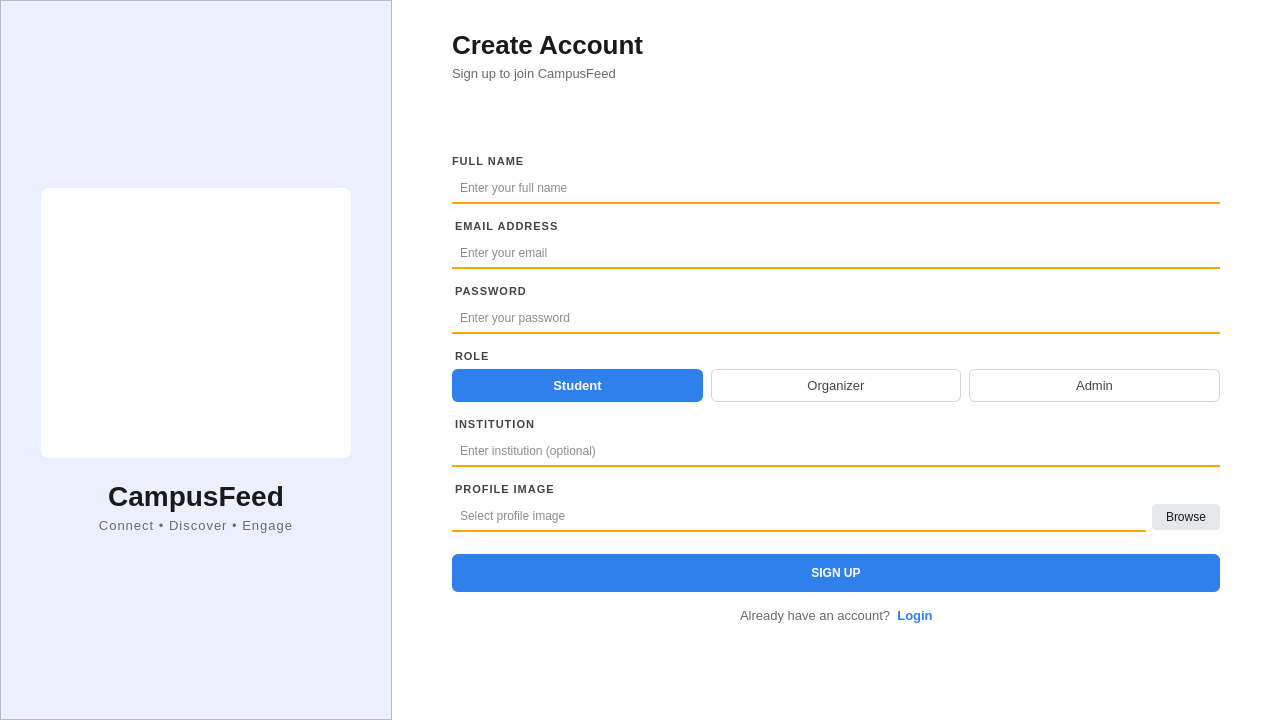
<?xml version="1.0" encoding="UTF-8"?>
<ui version="4.0">
 <class>SignUpPage</class>
 <widget class="QWidget" name="SignUpPage">
  <property name="geometry">
   <rect>
    <x>0</x>
    <y>0</y>
    <width>1280</width>
    <height>720</height>
   </rect>
  </property>
  <property name="minimumSize">
   <size>
    <width>1170</width>
    <height>700</height>
   </size>
  </property>
  <property name="windowTitle">
   <string>Sign Up</string>
  </property>
  <layout class="QHBoxLayout" name="mainLayout">
   <property name="spacing">
    <number>0</number>
   </property>
   <property name="leftMargin">
    <number>0</number>
   </property>
   <property name="topMargin">
    <number>0</number>
   </property>
   <property name="rightMargin">
    <number>0</number>
   </property>
   <property name="bottomMargin">
    <number>0</number>
   </property>
   <item>
    <widget class="QFrame" name="leftFrame">
     <property name="styleSheet">
      <string notr="true">background-color: #EAF0FF;</string>
     </property>
     <property name="frameShape">
      <enum>QFrame::Shape::StyledPanel</enum>
     </property>
     <layout class="QVBoxLayout" name="leftFrameLayout">
      <property name="leftMargin">
       <number>40</number>
      </property>
      <property name="rightMargin">
       <number>40</number>
      </property>
      <item>
       <spacer name="leftTopSpacer">
        <property name="orientation">
         <enum>Qt::Orientation::Vertical</enum>
        </property>
        <property name="sizeType">
         <enum>QSizePolicy::Policy::Expanding</enum>
        </property>
        <property name="sizeHint" stdset="0">
         <size>
          <width>0</width>
          <height>0</height>
         </size>
        </property>
       </spacer>
      </item>
      <item>
       <widget class="QLabel" name="illustrationLabel">
        <property name="minimumSize">
         <size>
          <width>310</width>
          <height>270</height>
         </size>
        </property>
        <property name="styleSheet">
         <string notr="true">background-color: white; border-radius: 8px;</string>
        </property>
        <property name="pixmap">
         <pixmap resource="resources.qrc">:/Assets/images/Logo.png</pixmap>
        </property>
        <property name="alignment">
         <set>Qt::AlignmentFlag::AlignCenter</set>
        </property>
       </widget>
      </item>
      <item>
       <widget class="QLabel" name="logoLabel">
        <property name="styleSheet">
         <string notr="true">font-size: 28px; font-weight: bold; color: #1A1A1A; margin-top: 16px;</string>
        </property>
        <property name="text">
         <string>CampusFeed</string>
        </property>
        <property name="alignment">
         <set>Qt::AlignmentFlag::AlignCenter</set>
        </property>
       </widget>
      </item>
      <item>
       <widget class="QLabel" name="taglineLabel">
        <property name="styleSheet">
         <string notr="true">font-size: 13px; color: #6B6B6B; letter-spacing: 1px;</string>
        </property>
        <property name="text">
         <string>Connect • Discover • Engage</string>
        </property>
        <property name="alignment">
         <set>Qt::AlignmentFlag::AlignCenter</set>
        </property>
       </widget>
      </item>
      <item>
       <spacer name="leftBottomSpacer">
        <property name="orientation">
         <enum>Qt::Orientation::Vertical</enum>
        </property>
        <property name="sizeType">
         <enum>QSizePolicy::Policy::Expanding</enum>
        </property>
        <property name="sizeHint" stdset="0">
         <size>
          <width>0</width>
          <height>0</height>
         </size>
        </property>
       </spacer>
      </item>
     </layout>
    </widget>
   </item>
   <item>
    <widget class="QFrame" name="rightFrame">
     <property name="styleSheet">
      <string notr="true">background-color: white;</string>
     </property>
     <layout class="QVBoxLayout" name="rightFrameLayout">
      <property name="leftMargin">
       <number>60</number>
      </property>
      <property name="topMargin">
       <number>30</number>
      </property>
      <property name="rightMargin">
       <number>60</number>
      </property>
      <property name="bottomMargin">
       <number>30</number>
      </property>
      <item>
       <widget class="QLabel" name="welcomeLabel">
        <property name="styleSheet">
         <string notr="true">font-size: 26px; font-weight: bold; color: #1A1A1A;</string>
        </property>
        <property name="text">
         <string>Create Account</string>
        </property>
       </widget>
      </item>
      <item>
       <widget class="QLabel" name="subtitleLabel">
        <property name="styleSheet">
         <string notr="true">font-size: 13px; color: #6B6B6B;</string>
        </property>
        <property name="text">
         <string>Sign up to join CampusFeed</string>
        </property>
       </widget>
      </item>
      <item>
       <spacer name="afterSubtitleSpacer">
        <property name="orientation">
         <enum>Qt::Orientation::Vertical</enum>
        </property>
        <property name="sizeHint" stdset="0">
         <size>
          <width>20</width>
          <height>18</height>
         </size>
        </property>
       </spacer>
      </item>
      <item>
       <widget class="QLabel" name="fullNameLabel">
        <property name="styleSheet">
         <string notr="true">font-size: 11px; font-weight: bold; color: #444444; letter-spacing: 1px;</string>
        </property>
        <property name="text">
         <string>FULL NAME</string>
        </property>
       </widget>
      </item>
      <item>
       <widget class="QLineEdit" name="fullNameEdit">
        <property name="styleSheet">
         <string notr="true">border: none; border-bottom: 2px solid orange; padding: 6px; color: #1A1A1A; background: transparent;</string>
        </property>
        <property name="placeholderText">
         <string>Enter your full name</string>
        </property>
       </widget>
      </item>
      <item>
       <widget class="QLabel" name="emailLabel">
        <property name="styleSheet">
         <string notr="true">font-size: 11px; font-weight: bold; color: #444444; letter-spacing: 1px; margin-top: 10px;</string>
        </property>
        <property name="text">
         <string>EMAIL ADDRESS</string>
        </property>
       </widget>
      </item>
      <item>
       <widget class="QLineEdit" name="emailEdit">
        <property name="styleSheet">
         <string notr="true">border: none; border-bottom: 2px solid orange; padding: 6px; color: #1A1A1A; background: transparent;</string>
        </property>
        <property name="placeholderText">
         <string>Enter your email</string>
        </property>
       </widget>
      </item>
      <item>
       <widget class="QLabel" name="passwordLabel">
        <property name="styleSheet">
         <string notr="true">font-size: 11px; font-weight: bold; color: #444444; letter-spacing: 1px; margin-top: 10px;</string>
        </property>
        <property name="text">
         <string>PASSWORD</string>
        </property>
       </widget>
      </item>
      <item>
       <widget class="QLineEdit" name="passwordEdit">
        <property name="styleSheet">
         <string notr="true">border: none; border-bottom: 2px solid orange; padding: 6px; color: #1A1A1A; background: transparent;</string>
        </property>
        <property name="echoMode">
         <enum>QLineEdit::EchoMode::Password</enum>
        </property>
        <property name="placeholderText">
         <string>Enter your password</string>
        </property>
       </widget>
      </item>
      <item>
       <widget class="QLabel" name="roleLabel">
        <property name="styleSheet">
         <string notr="true">font-size: 11px; font-weight: bold; color: #444444; letter-spacing: 1px; margin-top: 10px;</string>
        </property>
        <property name="text">
         <string>ROLE</string>
        </property>
       </widget>
      </item>
      <item>
       <widget class="QFrame" name="roleFrame">
        <property name="styleSheet">
         <string notr="true">QPushButton { border: 1px solid #D0D5DD; background-color: white; color: #444444; border-radius: 6px; padding: 8px 0px; font-size: 13px; }
QPushButton:checked { background-color: #2F80ED; color: white; border: 1px solid #2F80ED; font-weight: bold; }
QPushButton:hover { border: 1px solid #2F80ED; }</string>
        </property>
        <layout class="QHBoxLayout" name="roleFrameLayout">
         <property name="spacing">
          <number>8</number>
         </property>
         <property name="leftMargin">
          <number>0</number>
         </property>
         <property name="topMargin">
          <number>0</number>
         </property>
         <property name="rightMargin">
          <number>0</number>
         </property>
         <property name="bottomMargin">
          <number>0</number>
         </property>
         <item>
          <widget class="QPushButton" name="studentRoleButton">
           <property name="cursor">
            <cursorShape>PointingHandCursor</cursorShape>
           </property>
           <property name="text">
            <string>Student</string>
           </property>
           <property name="checkable">
            <bool>true</bool>
           </property>
           <property name="checked">
            <bool>true</bool>
           </property>
           <attribute name="buttonGroup">
            <string notr="true">roleButtonGroup</string>
           </attribute>
          </widget>
         </item>
         <item>
          <widget class="QPushButton" name="organizerRoleButton">
           <property name="cursor">
            <cursorShape>PointingHandCursor</cursorShape>
           </property>
           <property name="text">
            <string>Organizer</string>
           </property>
           <property name="checkable">
            <bool>true</bool>
           </property>
           <attribute name="buttonGroup">
            <string notr="true">roleButtonGroup</string>
           </attribute>
          </widget>
         </item>
         <item>
          <widget class="QPushButton" name="adminRoleButton">
           <property name="cursor">
            <cursorShape>PointingHandCursor</cursorShape>
           </property>
           <property name="text">
            <string>Admin</string>
           </property>
           <property name="checkable">
            <bool>true</bool>
           </property>
           <attribute name="buttonGroup">
            <string notr="true">roleButtonGroup</string>
           </attribute>
          </widget>
         </item>
        </layout>
       </widget>
      </item>
      <item>
       <widget class="QLabel" name="institutionLabel">
        <property name="styleSheet">
         <string notr="true">font-size: 11px; font-weight: bold; color: #444444; letter-spacing: 1px; margin-top: 10px;</string>
        </property>
        <property name="text">
         <string>INSTITUTION</string>
        </property>
       </widget>
      </item>
      <item>
       <widget class="QLineEdit" name="institutionEdit">
        <property name="styleSheet">
         <string notr="true">border: none; border-bottom: 2px solid orange; padding: 6px; color: #1A1A1A; background: transparent;</string>
        </property>
        <property name="placeholderText">
         <string>Enter institution (optional)</string>
        </property>
       </widget>
      </item>
      <item>
       <widget class="QLabel" name="profileImageLabel">
        <property name="styleSheet">
         <string notr="true">font-size: 11px; font-weight: bold; color: #444444; letter-spacing: 1px; margin-top: 10px;</string>
        </property>
        <property name="text">
         <string>PROFILE IMAGE</string>
        </property>
       </widget>
      </item>
      <item>
       <layout class="QHBoxLayout" name="profileImageLayout">
        <item>
         <widget class="QLineEdit" name="profileImageEdit">
          <property name="styleSheet">
           <string notr="true">border: none; border-bottom: 2px solid orange; padding: 6px; color: #1A1A1A; background: transparent;</string>
          </property>
          <property name="placeholderText">
           <string>Select profile image</string>
          </property>
         </widget>
        </item>
        <item>
         <widget class="QPushButton" name="browseButton">
          <property name="styleSheet">
           <string notr="true">background-color: #E5E7EB; color: #1A1A1A; border-radius: 4px; padding: 6px 14px;</string>
          </property>
          <property name="text">
           <string>Browse</string>
          </property>
         </widget>
        </item>
       </layout>
      </item>
      <item>
       <widget class="QPushButton" name="registerButton">
        <property name="minimumSize">
         <size>
          <width>0</width>
          <height>44</height>
         </size>
        </property>
        <property name="cursor">
         <cursorShape>PointingHandCursor</cursorShape>
        </property>
        <property name="styleSheet">
         <string notr="true">background-color: #2F80ED; color: white; border-radius: 6px; padding: 12px; font-weight: bold; margin-top: 16px;</string>
        </property>
        <property name="text">
         <string>SIGN UP</string>
        </property>
       </widget>
      </item>
      <item>
       <layout class="QHBoxLayout" name="loginRedirectLayout">
        <property name="topMargin">
         <number>10</number>
        </property>
        <item>
         <spacer name="loginRedirectLeftSpacer">
          <property name="orientation">
           <enum>Qt::Orientation::Horizontal</enum>
          </property>
          <property name="sizeType">
           <enum>QSizePolicy::Policy::Expanding</enum>
          </property>
          <property name="sizeHint" stdset="0">
           <size>
            <width>0</width>
            <height>0</height>
           </size>
          </property>
         </spacer>
        </item>
        <item>
         <widget class="QLabel" name="loginRedirectLabel">
          <property name="styleSheet">
           <string notr="true">font-size: 13px; color: #6B6B6B;</string>
          </property>
          <property name="text">
           <string>Already have an account?</string>
          </property>
         </widget>
        </item>
        <item>
         <widget class="QPushButton" name="loginRedirectButton">
          <property name="cursor">
           <cursorShape>PointingHandCursor</cursorShape>
          </property>
          <property name="styleSheet">
           <string notr="true">QPushButton { border: none; background: transparent; color: #2F80ED; font-size: 13px; font-weight: bold; padding: 0px; } QPushButton:hover { color: #1B5FC1; text-decoration: underline; }</string>
          </property>
          <property name="text">
           <string>Login</string>
          </property>
          <property name="flat">
           <bool>true</bool>
          </property>
         </widget>
        </item>
        <item>
         <spacer name="loginRedirectRightSpacer">
          <property name="orientation">
           <enum>Qt::Orientation::Horizontal</enum>
          </property>
          <property name="sizeType">
           <enum>QSizePolicy::Policy::Expanding</enum>
          </property>
          <property name="sizeHint" stdset="0">
           <size>
            <width>0</width>
            <height>0</height>
           </size>
          </property>
         </spacer>
        </item>
       </layout>
      </item>
      <item>
       <spacer name="rightBottomSpacer">
        <property name="orientation">
         <enum>Qt::Orientation::Vertical</enum>
        </property>
        <property name="sizeType">
         <enum>QSizePolicy::Policy::Expanding</enum>
        </property>
        <property name="sizeHint" stdset="0">
         <size>
          <width>0</width>
          <height>0</height>
         </size>
        </property>
       </spacer>
      </item>
     </layout>
    </widget>
   </item>
  </layout>
 </widget>
 <resources>
  <include location="resources.qrc"/>
 </resources>
 <connections/>
 <buttongroups>
  <buttongroup name="roleButtonGroup"/>
 </buttongroups>
</ui>
